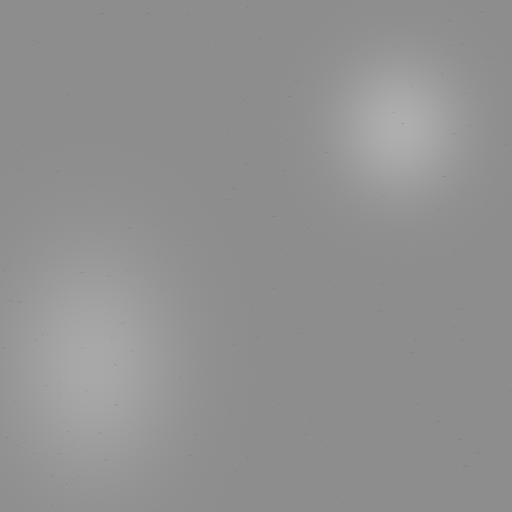
#> input picture sources/materials/ships/artemian/shielded-multi-assault/authored-hull-roughness.png, 1024 x 1024 px (shown at 1/2 size)
$ python -i prepare_ship_references.py   (imports and definitions only)
#> lines starting #> are read from the running program, lines starting #| are printed output that depends on the picture
"""Prepare reference-only, correctly paletted ship sheets without distributing legacy pixels."""
import argparse
import collections
import hashlib
import json
import sys
from pathlib import Path

from PIL import Image,ImageDraw


REPO=Path(__file__).resolve().parents[2]


def read(path):
    return json.loads(path.read_text(encoding='utf-8'))


def sha(path):
    return hashlib.sha256(path.read_bytes()).hexdigest()


def image_on_tile(file,frame=None):
    with Image.open(file) as source:
#> source is the input picture: PIL image 1024x1024 L; min 122, max 177, mean 145.2
        image=source.convert('RGBA')
    if frame:
        image=image.crop((frame['x'],frame['y'],frame['x']+frame['width'],frame['y']+frame['height']))
    pixels=image.load()
    for y in range(image.height):
        for x in range(image.width):
            if pixels[x,y][:3]==(255,0,255):
                pixels[x,y]=(0,0,0,0)
    factor=min(284/max(1,image.width),200/max(1,image.height))
#> factor = 0.195
    image=image.resize((max(1,round(image.width*factor)),max(1,round(image.height*factor))),Image.Resampling.NEAREST)
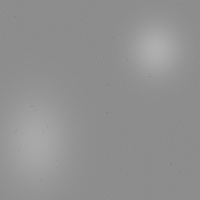
#> image: PIL image 200x200 RGBA; mean R, G, B, A 145.2, 145.2, 145.2, 255
    tile=Image.new('RGBA',(320,224),(14,20,28,255))
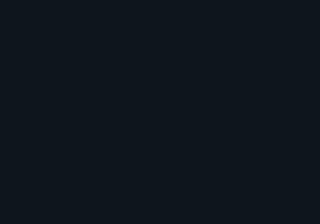
#> tile: PIL image 320x224 RGBA; mean R, G, B, A 14, 20, 28, 255
    tile.alpha_composite(image,((320-image.width)//2,(224-image.height)//2))
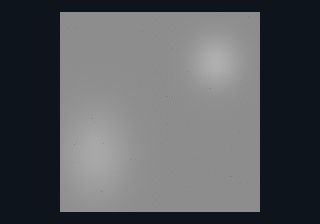
#> tile: PIL image 320x224 RGBA; mean R, G, B, A 87.2, 89.8, 93.4, 255
    return tile.convert('RGB')


# [91 lines left out: function main, not called in this run]


# [2 lines not run here, left out]

>>> result = image_on_tile('../../materials/ships/artemian/shielded-multi-assault/authored-hull-roughness.png')
